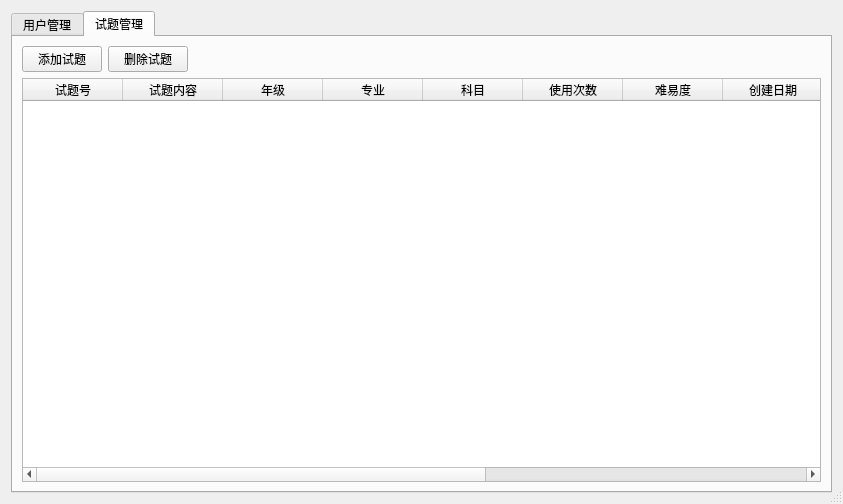
<?xml version="1.0" encoding="UTF-8"?>
<ui version="4.0">
 <class>AdminDialog</class>
 <widget class="QDialog" name="AdminDialog">
  <property name="geometry">
   <rect>
    <x>0</x>
    <y>0</y>
    <width>843</width>
    <height>504</height>
   </rect>
  </property>
  <property name="windowTitle">
   <string>数据库管理</string>
  </property>
  <property name="sizeGripEnabled">
   <bool>true</bool>
  </property>
  <property name="modal">
   <bool>true</bool>
  </property>
  <layout class="QHBoxLayout" name="horizontalLayout_3">
   <item>
    <widget class="QTabWidget" name="tabWidget">
     <property name="currentIndex">
      <number>1</number>
     </property>
     <widget class="QWidget" name="users">
      <attribute name="title">
       <string>用户管理</string>
      </attribute>
      <layout class="QHBoxLayout" name="horizontalLayout_7">
       <item>
        <layout class="QVBoxLayout" name="verticalLayout">
         <item>
          <layout class="QHBoxLayout" name="horizontalLayout_2">
           <item>
            <layout class="QHBoxLayout" name="horizontalLayout">
             <item>
              <widget class="QPushButton" name="pushButton_add_user">
               <property name="text">
                <string>添加用户</string>
               </property>
               <property name="icon">
                <iconset resource="resource.qrc">
                 <normaloff>:/UI/edit_add.png</normaloff>:/UI/edit_add.png</iconset>
               </property>
              </widget>
             </item>
             <item>
              <widget class="QPushButton" name="pushButton_remove_user">
               <property name="text">
                <string>删除用户</string>
               </property>
               <property name="icon">
                <iconset resource="resource.qrc">
                 <normaloff>:/UI/edit_remove.png</normaloff>:/UI/edit_remove.png</iconset>
               </property>
              </widget>
             </item>
            </layout>
           </item>
           <item>
            <spacer name="horizontalSpacer">
             <property name="orientation">
              <enum>Qt::Horizontal</enum>
             </property>
             <property name="sizeHint" stdset="0">
              <size>
               <width>40</width>
               <height>20</height>
              </size>
             </property>
            </spacer>
           </item>
          </layout>
         </item>
         <item>
          <widget class="QTableWidget" name="tableWidget_userinfo">
           <property name="editTriggers">
            <set>QAbstractItemView::AnyKeyPressed|QAbstractItemView::DoubleClicked|QAbstractItemView::EditKeyPressed</set>
           </property>
           <property name="selectionMode">
            <enum>QAbstractItemView::ExtendedSelection</enum>
           </property>
           <property name="selectionBehavior">
            <enum>QAbstractItemView::SelectRows</enum>
           </property>
           <property name="gridStyle">
            <enum>Qt::SolidLine</enum>
           </property>
           <property name="columnCount">
            <number>4</number>
           </property>
           <column>
            <property name="text">
             <string>id</string>
            </property>
           </column>
           <column>
            <property name="text">
             <string>用户名</string>
            </property>
           </column>
           <column>
            <property name="text">
             <string>密码</string>
            </property>
           </column>
           <column>
            <property name="text">
             <string>是否为管理员</string>
            </property>
           </column>
          </widget>
         </item>
        </layout>
       </item>
      </layout>
     </widget>
     <widget class="QWidget" name="questions">
      <attribute name="title">
       <string>试题管理</string>
      </attribute>
      <layout class="QHBoxLayout" name="horizontalLayout_6">
       <item>
        <layout class="QVBoxLayout" name="verticalLayout_2">
         <item>
          <layout class="QHBoxLayout" name="horizontalLayout_5">
           <item>
            <layout class="QHBoxLayout" name="horizontalLayout_4">
             <item>
              <widget class="QPushButton" name="pushButton_add_question">
               <property name="text">
                <string>添加试题</string>
               </property>
               <property name="icon">
                <iconset resource="resource.qrc">
                 <normaloff>:/UI/edit_add.png</normaloff>:/UI/edit_add.png</iconset>
               </property>
              </widget>
             </item>
             <item>
              <widget class="QPushButton" name="pushButton_remove_question">
               <property name="text">
                <string>删除试题</string>
               </property>
               <property name="icon">
                <iconset resource="resource.qrc">
                 <normaloff>:/UI/edit_remove.png</normaloff>:/UI/edit_remove.png</iconset>
               </property>
              </widget>
             </item>
            </layout>
           </item>
           <item>
            <spacer name="horizontalSpacer_2">
             <property name="orientation">
              <enum>Qt::Horizontal</enum>
             </property>
             <property name="sizeHint" stdset="0">
              <size>
               <width>40</width>
               <height>20</height>
              </size>
             </property>
            </spacer>
           </item>
          </layout>
         </item>
         <item>
          <widget class="QTableWidget" name="tableWidget_questions">
           <property name="selectionBehavior">
            <enum>QAbstractItemView::SelectRows</enum>
           </property>
           <property name="sortingEnabled">
            <bool>false</bool>
           </property>
           <column>
            <property name="text">
             <string>试题号</string>
            </property>
            <property name="background">
             <color>
              <red>241</red>
              <green>241</green>
              <blue>241</blue>
             </color>
            </property>
           </column>
           <column>
            <property name="text">
             <string>试题内容</string>
            </property>
           </column>
           <column>
            <property name="text">
             <string>年级</string>
            </property>
           </column>
           <column>
            <property name="text">
             <string>专业</string>
            </property>
           </column>
           <column>
            <property name="text">
             <string>科目</string>
            </property>
           </column>
           <column>
            <property name="text">
             <string>使用次数</string>
            </property>
           </column>
           <column>
            <property name="text">
             <string>难易度</string>
            </property>
           </column>
           <column>
            <property name="text">
             <string>创建日期</string>
            </property>
           </column>
           <column>
            <property name="text">
             <string>使用权限</string>
            </property>
           </column>
           <column>
            <property name="text">
             <string>题型</string>
            </property>
           </column>
           <column>
            <property name="text">
             <string>知识点</string>
            </property>
           </column>
           <column>
            <property name="text">
             <string>附图</string>
            </property>
           </column>
          </widget>
         </item>
        </layout>
       </item>
      </layout>
     </widget>
    </widget>
   </item>
  </layout>
 </widget>
 <resources>
  <include location="resource.qrc"/>
 </resources>
 <connections/>
</ui>
